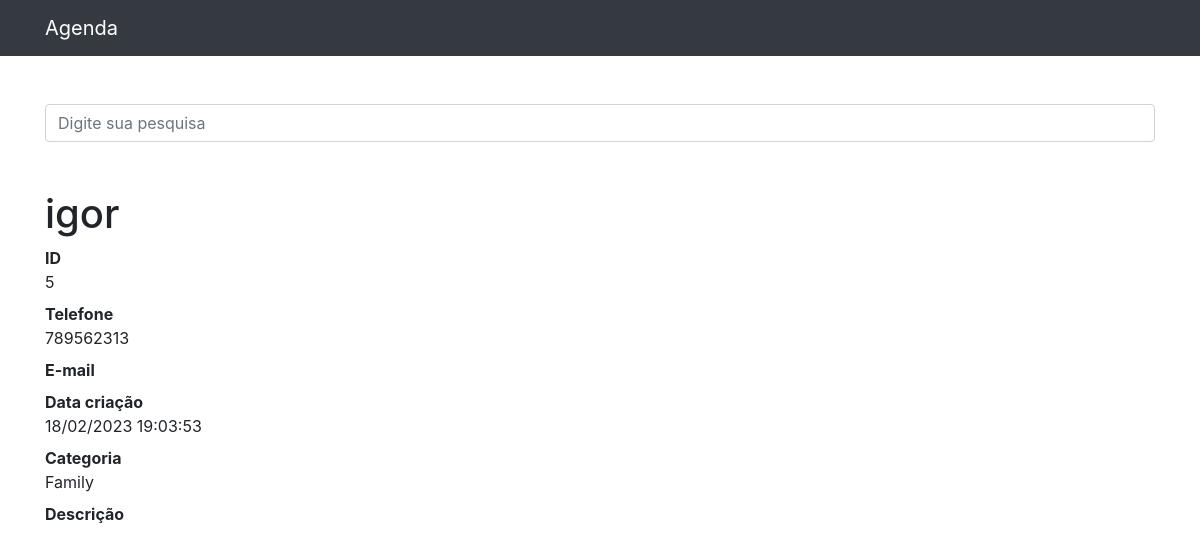
The page /5 on the database its author committed.
### contatos/models.py (models this page shows, shortened)
class Contato(models.Model):
    nome = models.CharField(max_length=200)
    sobrenome = models.CharField(max_length=200, blank=True)
    telefone = models.CharField(max_length=200)
    email = models.CharField(max_length=200, blank=True)
    data_criacao = models.DateTimeField(default=timezone.now)
    descricao = models.TextField(blank=True)
    categoria = models.ForeignKey(Categoria, on_delete=models.DO_NOTHING)
    mostrar = models.BooleanField(default=True)
    foto = models.ImageField(blank=True, upload_to='fotos/%Y/%m')

class Categoria(models.Model):
    nome = models.CharField(max_length=200)
    def __str__(self):
        return self.nome

### contatos/views.py (the view)
# urls.py: path('<int:contato_id>', views.ver_contato, name='ver_contato'),
def ver_contato(request, contato_id):
    contato = get_object_or_404(Contato, id=contato_id)
    if not contato.mostrar:
        raise Http404()
    return render(request, 'contatos/ver_contato.html', {
        'contato': contato
    })

### contatos/templates/contatos/ver_contato.html (shortened to what this page needs)
{% extends 'base.html' %}
{%block conteudo%}
    <h1 class="mt-5">{{ contato.nome }} {{ contato.sobrenome }}</h1>
    <dl>
    <dt>ID</dt>
    <dd>{{ contato.id }}</dd>
    <dt>Telefone</dt>
    <dd>{{ contato.telefone }}</dd>
    <dt>E-mail</dt>
    <dt>Data criação</dt>
    <dd>{{ contato.data_criacao | date:'d/m/Y H:i:s' }}</dd>
    <dt>Categoria</dt>
    <dd>{{ contato.categoria }}</dd>
    <dt>Descrição</dt>
    </dl>
{%endblock%}

### rows shown on the page
Contato: nome "igor", id "5", telefone "789562313", data_criacao "18/02/2023 19:03:53", categoria "Family"
